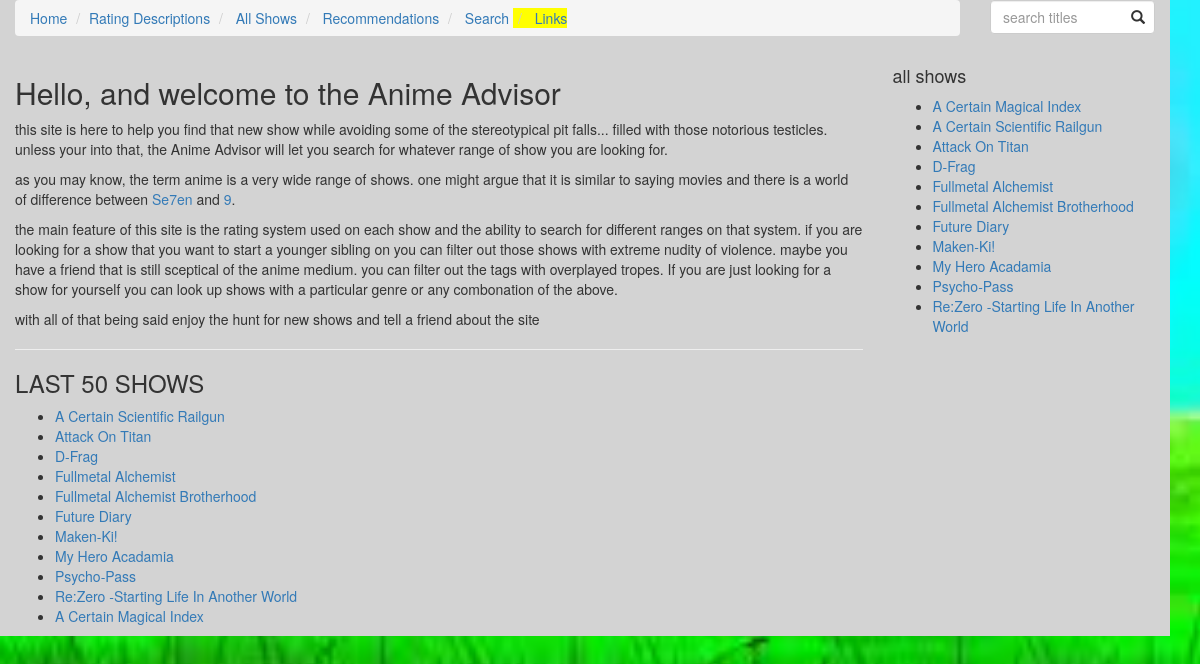
The page / on the database its author committed.
### animeupload/models.py (models this page shows, shortened)
class Show(models.Model):
	n_choices= (
		(NONE,"none"),
		(UNDERWEAR,"underwear"),
		(CENCORED,"cencored"),
		(BUTT,"butt"),
		(BARBIE_SMOOTH,"barbie smooth"),
		(OUTINES,"outlined"),
		(NIPPLE,"nipple"),
		(FULL_FRONTAL,"full frontal"),
	)
	swares= (
		(NONE,"none"),
		(DAMN,"mild"),
		(CENCORED,"cencored"),
		(FUCK,"uncencored"),
	)
	osi_levels = (
		(NONE,"none"),
		(LIGHT,"light kissing"),
		(DEEP,"deep kissing/grope"),
		(SEX,"sex"),
	)
	osv_levels = (
		(NONE,"none"),
		(ESRB_E,"cartoon"),
		(ESRB_T,"blood"),
		(ESRB_M,"realistic"),
		(ESRB_A,"extreme"),
	)
	emotional_challenge = standard_choices
	mi_levels =(
		(NONE,"none"),
		(CORPSE_LTE,"unmarred dead"),
		(SILHOUETTE,"silhouetted dismemberment"),
		(DISMEMBERED,"dismemberment"),
	)
	gore_levels =standard_choices
	si_levels=(
		(NONE,"none"),
		(UNINTENTIONAL,"unintentional"),
		(MISCHIEVOUS,"mischievous"),
		(MALICE_LTE,"malicious(molestation)"),
		(MALICE_HVY,"extremley malicious(rape)"),
	)
	tone_levels=(
		(LITE_TONE,"light tone"),
		(MODERATE_TONE,"moderate tone"),
		(DARK_TONE,"dark tone"),
		(ULTA_DARK_TONE,"ultra dark tone"),
	)
	ma_levels = standard_choices
	image = models.FileField(default = "images/fnf/fnf.jpg", blank=True, upload_to='images/')
	english_title = models.CharField(max_length=200)
	japanese_title = models.CharField(max_length=200, null= True)
	description = models.TextField(max_length = 1000)
	total_episodes = models.IntegerField()
	ova=  models.BooleanField(default = False)
	movies = models.IntegerField(default = 0)
	total_seasons = models.IntegerField(default = 1)
	ongoing = models.BooleanField(default = False)
	series = models.ForeignKey(Series, null = True, blank = True, on_delete=models.SET_NULL)
	nudity = models.IntegerField(default = NONE, choices= n_choices)
	on_screen_intimacy = models.IntegerField(default = NONE, choices= osi_levels)
	sexual_intent = models.IntegerField(default = NONE, choices = si_levels)
	violence = models.IntegerField(default = NONE, choices= osv_levels)
	gore = models.IntegerField(default = NONE, choices= gore_levels)
	morbid_images = models.IntegerField(default = NONE, choices= mi_levels)
	feels = models.IntegerField(default = NONE, choices= emotional_challenge)
	profanity = models.IntegerField(default = NONE, choices= swares)
	moral_ambiguity = models.IntegerField(default = NONE, choices= ma_levels)
	tags = models.ManyToManyField(Tag, blank=True)
	genres = models.ManyToManyField(Genre, blank=True)
	modified_date = models.DateTimeField(auto_now=True, blank = True, null=True)
	class Meta:
		ordering = ["english_title"]

### animeupload/views.py (the view)
# urls.py: url(r'^$',views.index, name='index'),
def index(request):
	shows = Show.objects.all()
	return render(request, 'animeupload/index.html', {
		'shows': shows,
		})

### firstdjango/templates/animeupload/index.html
{% extends "wsidebar.html" %}
{% block main %}
	<div class="col-xs-9">
	<h2>Hello, and welcome to the Anime Advisor</h2>
	<p>
	 this site is here to help you find that new show while avoiding some of the stereotypical pit falls... filled with those notorious testicles.
	unless your into that, the Anime Advisor will let you search for whatever range of show you are looking for.
	</p>
	<p>
		as you may know, the term anime is a very wide range of shows. one might argue that it is similar to saying movies and there is a world of
		difference between <a href = "http://www.imdb.com/title/tt0114369/?ref_=nv_sr_1">Se7en</a> and <a href="http://www.imdb.com/title/tt0472033/?ref_=fn_al_tt_1">9</a>.
	</p>
	<p>
	the main feature of this site is the rating system used on each show and the ability to search for different ranges on that system.
	if you are looking for a show that you want to start a younger sibling on you can filter out those shows with extreme nudity of violence.
	maybe you have a friend that is still sceptical of the anime medium. you can filter out the tags with overplayed tropes.
	If you are just looking for a show for yourself you can look up shows with a particular genre or any combonation of the above.
	</p>
	<p>
	with all of that being said enjoy the hunt for new shows and tell a friend about the site
	</p>
	<hr>
	<h3>LAST 50 SHOWS</h3>
	<ul>
		{% for show in shows|dictsort:"modified_date" %}
			{% if forloop.counter0 < 50%}
			<li>
				<a href = "{% url 'show_detail' show.id %}">
					{{ show.english_title|title }}
				</a>
			</li>
			{% endif %}
		{% endfor %}
	</ul>
</div>
{% endblock %}

### firstdjango/templates/wsidebar.html
{% extends "base.html" %}
	{% block content %}
		<div class ="row">
			{% block main %}
			{% endblock %}
			{% block sidebar %}
				<div class="col-xs-3">
					<h4>all shows</h4>
					<ul>
						{% for show in shows %}
							<li>
								<a href = "{% url 'show_detail' show.id %}">
								{{ show.english_title|title }}
								</a>
							</li>
						{% endfor %}
					</ul>
				</div>
			{% endblock sidebar %}
		</div>
	{% endblock content %}

### static/css/base.css (style rules this page uses)
html { height:100%; }
body { background-color: lime; background-image: url("../images/background.jpg"); background-repeat: no-repeat; background-attachment: fixed; background-size: cover; height: 100%; }
.row { background-color: lightgray; width: 100%; }

### rows shown on the page
Show: english_title "A Certain Scientific Railgun"
Show: english_title "Attack On Titan"
Show: english_title "D-Frag"
Show: english_title "Fullmetal Alchemist"
Show: english_title "Fullmetal Alchemist Brotherhood"
Show: english_title "Future Diary"
Show: english_title "Maken-Ki!"
Show: english_title "My Hero Acadamia"
Show: english_title "Psycho-Pass"
Show: english_title "Re:Zero -Starting Life In Another World"
Show: english_title "A Certain Magical Index"
